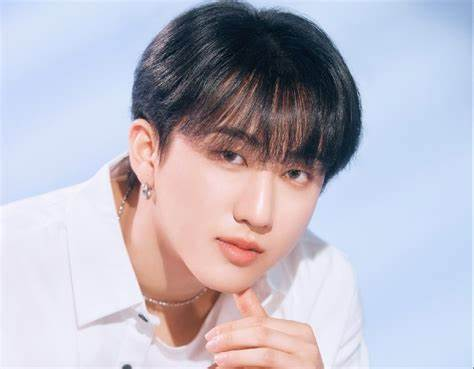
#> input picture src/backend/dataset/dataGambar/changbin.jpg, 474 x 369 px; its folder holds only this picture in this run
$ python albumFinder.py
#> lines starting #> are read from the running program, lines starting #| are printed output that depends on the picture
from pathlib import Path
import numpy as np
from PIL import Image, UnidentifiedImageError
import time
import json
import os


BASE_DIR = Path(__file__).resolve().parent  # path root 'backend'
datasetPath = BASE_DIR / "dataSet" / "dataGambar"


def preProcessing(input_path):
    img = Image.open(input_path)
#> img is the input picture: PIL image 474x369 RGB; mean R, G, B 187.8, 184.7, 197.7
    imgArray = np.array(img)

    #ekstrak channel RGB
    R, G, B = imgArray[:, :, 0], imgArray[:, :, 1], imgArray[:, :, 2]
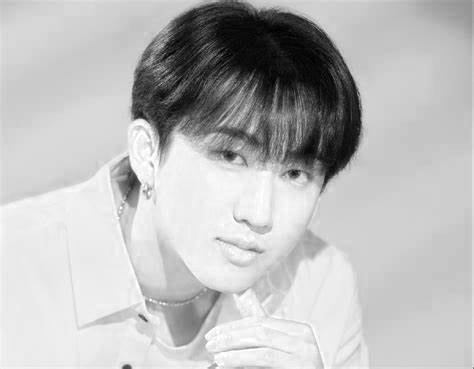
#> R: shape (369, 474); min 0, max 255, mean 187.8
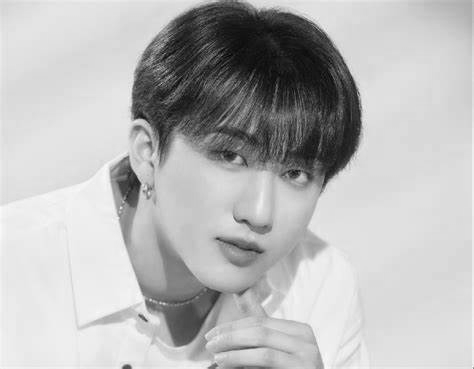
#> G: shape (369, 474); min 1, max 252, mean 184.7
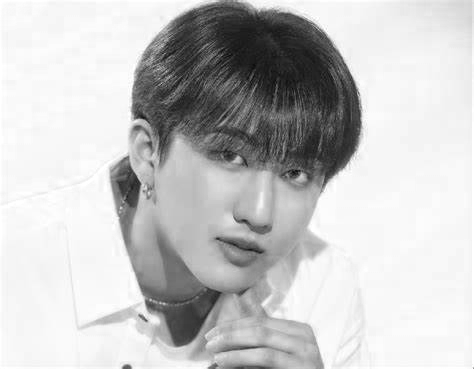
#> B: shape (369, 474); min 9, max 255, mean 197.7

    gray_array = 0.2989 * R + 0.5870 * G + 0.1140 * B

    gray_array = gray_array.astype(np.uint8)

    # simpan gambar grayscale
    gray_img = Image.fromarray(gray_array)

    #resize
    resized_img = gray_img.resize((10, 10), Image.Resampling.LANCZOS)

    return np.array(resized_img)

def flattenImg1D(imgArray):
    img1D = np.array([value for row in imgArray for value in row])
#> img1D = 100 values, max 244 at index 51, min 11 at index 15, mean 186.3

    return img1D

def standardizeImg(imgArray):
    imgArray = np.array(imgArray)

    # hitung rata-rata untuk setiap piksel
    meanValue = np.mean(imgArray, axis=0)

    # standarisasi gambar
    standardizedImg = imgArray - meanValue

    return standardizedImg


# [81 lines left out: functions transpose, covarianceMatrix, svdDecompotition, projectionPCADataset, projectionPCAQuery, euclidieanDistance, not called in this run]


#########################################################################################
file_list = sorted(datasetPath.glob("*"))
processedImg = []

# membaca semua file gambar dalam folder
for imgPath in datasetPath.glob("*"):
    if imgPath.suffix.lower() in ['.png', '.jpg', '.jpeg', '.bmp']:
        # konversi gambar ke grayscale dan resize
        grayscaleImg = preProcessing(imgPath)

        # flatten gambar menjadi vektor 1D
        flattenImg = flattenImg1D(grayscaleImg)
#> flattenImg has the same summary as img1D in flattenImg1D

        standardImg = standardizeImg(flattenImg)
#> in standardizeImg, `imgArray = np.array(imgArray)`: imgArray has the same summary as img1D in flattenImg1D
#> in standardizeImg, `meanValue = np.mean(imgArray, axis=0)`: meanValue = 186.3
#> in standardizeImg, `standardizedImg = imgArray - meanValue`: standardizedImg = 100 values, max 57.74 at index 51, min -175.3 at index 15, mean 9.09e-15
#> standardImg has the same summary as standardizedImg in standardizeImg

        # tambahkan gambar yang telah diproses ke list
        processedImg.append(standardImg)


# [75 lines left out: function process_uploaded_image, not called in this run]
